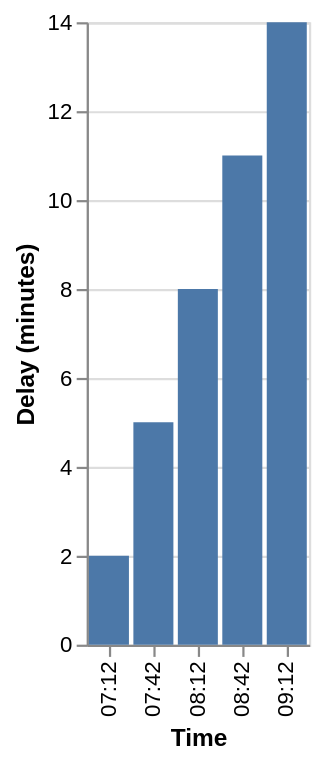

The notebook cell saved with this chart:
### Code cell
filtered_mock_data = mock_commute_data[
    mock_commute_data["delay_minutes"] <= max_delay.value
]

chart = (
    alt.Chart(filtered_mock_data)
    .mark_bar()
    .encode(
        x=alt.X("time:N", title="Time"),
        y=alt.Y("delay_minutes:Q", title="Delay (minutes)"),
        tooltip=["route:N", "time:N", "delay_minutes:Q"],
    )
    .properties(height=280)
)

marimo.vstack([max_delay, chart, marimo.ui.table(filtered_mock_data)])
chart

### Figure 1 — Vega-Lite specification as saved in the notebook (floating-point values rounded to 4 significant figures)
{"config": {"view": {"continuousWidth": 300, "continuousHeight": 300}}, "data": {"name": "data-bcd4be350152d1be3c72b7ce15391076"}, "mark": {"type": "bar"}, "encoding": {"tooltip": [{"field": "route", "type": "nominal"}, {"field": "time", "type": "nominal"}, {"field": "delay_minutes", "type": "quantitative"}], "x": {"field": "time", "title": "Time", "type": "nominal"}, "y": {"field": "delay_minutes", "title": "Delay (minutes)", "type": "quantitative"}}, "height": 280, "usermeta": {"embedOptions": {}}, "$schema": "https://vega.github.io/schema/vega-lite/v6.1.0.json", "datasets": {"data-bcd4be350152d1be3c72b7ce15391076": [{"route": "Zurich HB → Winterthur", "delay_minutes": 2, "time": "07:12"}, {"route": "Zurich HB → Winterthur", "delay_minutes": 5, "time": "07:42"}, {"route": "Zurich HB → Winterthur", "delay_minutes": 8, "time": "08:12"}, {"route": "Zurich HB → Winterthur", "delay_minutes": 11, "time": "08:42"}, {"route": "Zurich HB → Winterthur", "delay_minutes": 14, "time": "09:12"}]}}
